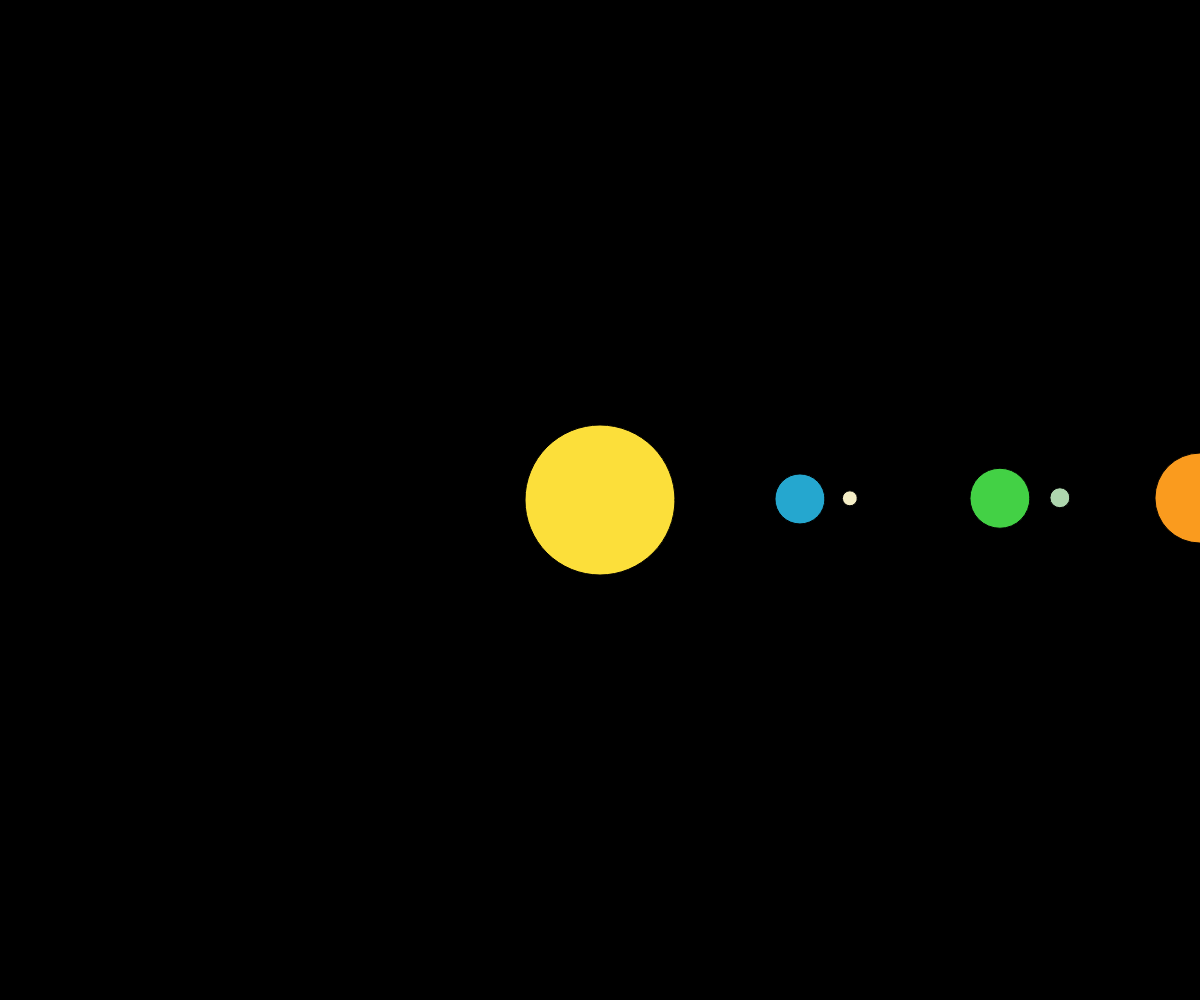
Frame 1 (no input)
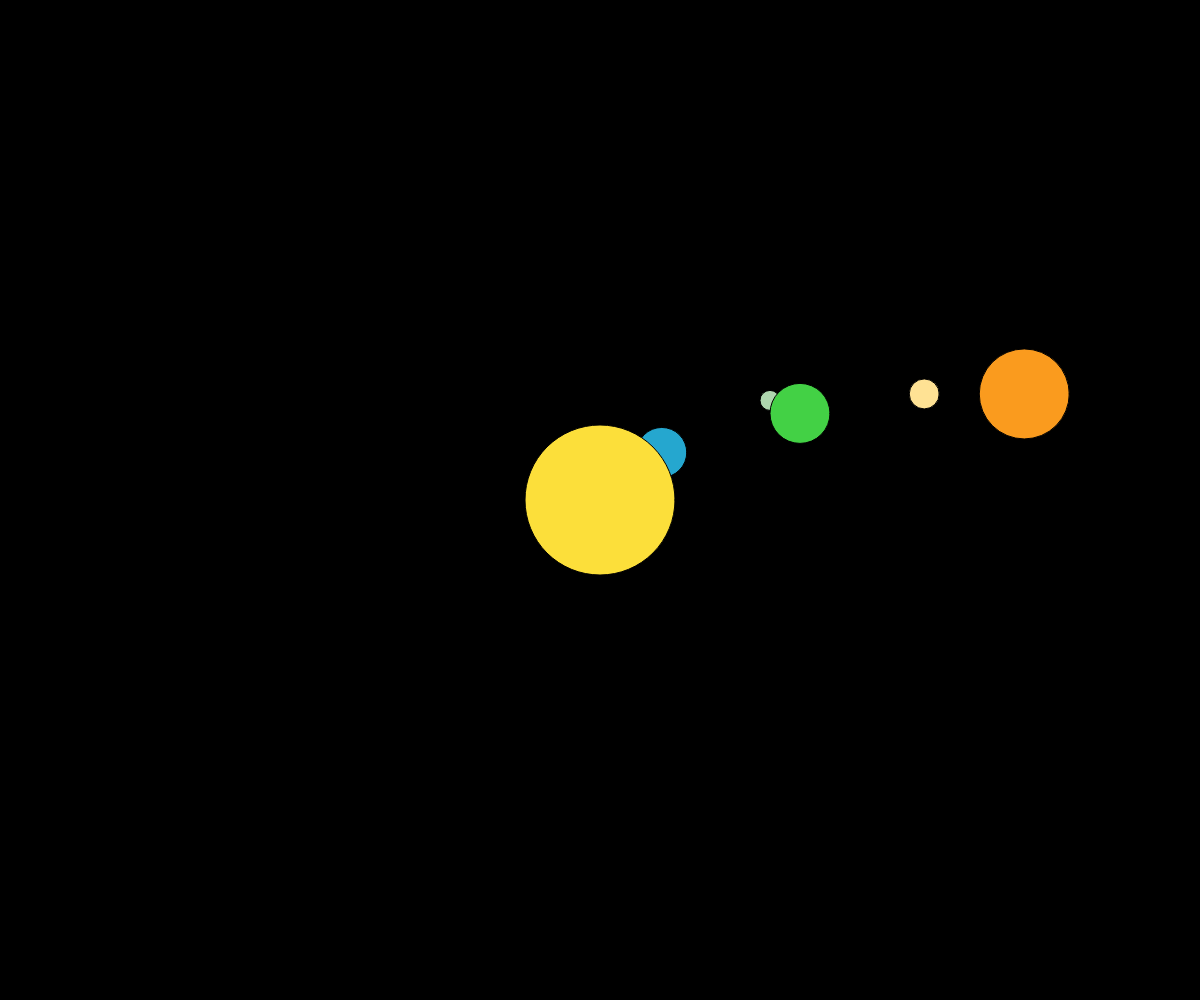
Frame 60 (no input)
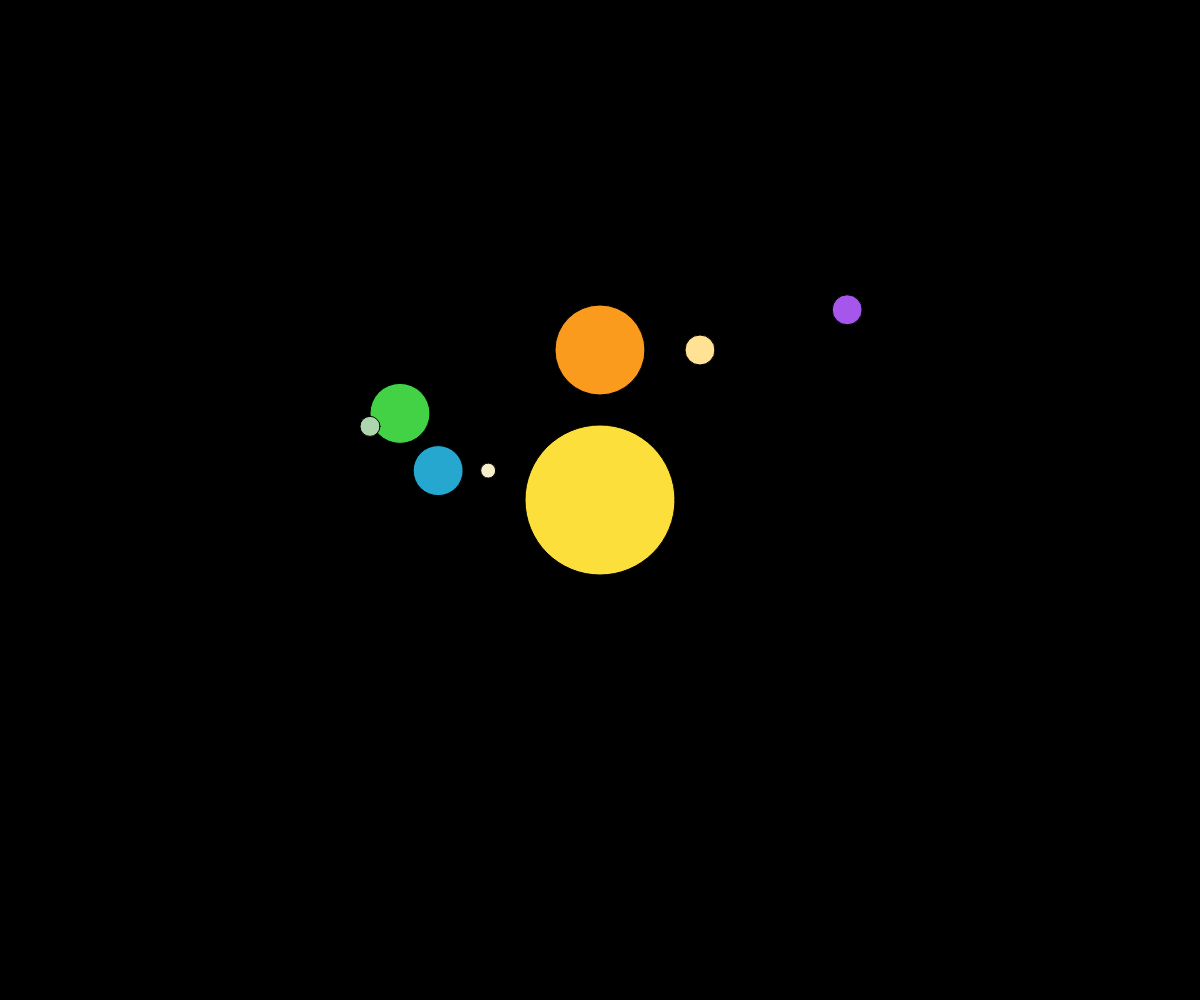
Frame 120 (the mouse pressed at the canvas centre since frame 60)

The p5.js sketch that drew these frames (run headless with seeded random() and noise() and a simulated clock; from frame 60 on, the mouse is pressed at the canvas centre):

// p5.js sketch
// ── sketch.js
let w;
let h;

function setup() {
  // frameRate(1)
  w = windowWidth;
  h = windowHeight;
  createCanvas(windowWidth, windowHeight);
}

function windowResized() {
  w = windowWidth;
  h = windowHeight;
  resizeCanvas(windowWidth, windowHeight);
}

function draw() {
  background(0);
  resetSolarSystem();
  
  // build solarsystem
  buildSolarSystem();
  
  // draw bodies
  solarSystem.forEach(circle => drawBody(circle));
}

// ── build-solar-system.js
let solarSystem;

function resetSolarSystem() {
    solarSystem = [
        {
            color: '#fcdf3a',
            size: 150,
            x: w/2,
            y: h/2,
        }
    ];
}

function createPlanetWithMoon(planetMeta) {
    const planet = createBody(planetMeta.planet);
    if (planetMeta.moon) {
        const moon = createBody(planetMeta.moon, planet.x, planet.y);
        const moonRevTime = planetMeta.moon.revTime

        return millis() % moonRevTime >= moonRevTime / 2 ? [planet, moon] : [moon, planet];
    }

    return [planet];
}

function createBody(meta,  x0 = w/2 , y0 = h/2) {
    const { color, size, revRadius, revTime } = meta;
    return {
        color, 
        size,
        x: x0 + revRadius * Math.cos(2 * PI * millis() / revTime),
        y: y0 - revRadius / 4 * Math.sin(2 * PI * millis() / revTime),
    }
}

function buildSolarSystem() {
    planetList.forEach(planetMeta => {
        planetMoonPair = createPlanetWithMoon(planetMeta);
        const planetRevTime = planetMeta.planet.revTime

        solarSystem = millis() % planetRevTime >= planetRevTime / 2 ?
        solarSystem.concat(planetMoonPair) :
        planetMoonPair.concat(solarSystem);
    });
}

function drawBody({ color, size, x, y }) {
    fill(color);
    ellipse(x, y, size, size);
}
// ── planets.js
const planetblue = {
  planet: {
    color: '#25a7cf',
    size: 50,
    revRadius: 200,
    revTime: 5000,
  },
  moon: {
    color: '#f5eec6',
    size: 15,
    revRadius: 50,
    revTime: 2000,
  },
}
const planetGreen = {
  planet: {
    color: '#43d145',
    size: 60,
    revRadius: 400,
    revTime: 6000,
  },
  moon: {
    color: '#aed6ae',
    size: 20,
    revRadius: 60,
    revTime: 3000,
  },
}
const planetOrange = {
  planet: {
    color: '#fa9b1e',
    size: 90,
    revRadius: 600,
    revTime: 8000,
  },
  moon: {
    color: '#ffe294',
    size: 30,
    revRadius: 100,
    revTime: 2000,
  },
}
const planetPurple = {
  planet: {
    color: '#a657eb',
    size: 30,
    revRadius: 800,
    revTime: 10000,
  },
  // moon: {
  //   color: '#f5eec6',
  //   size: 60,
  //   revRadius: 120,
  //   revTime: 3000,
  // },
}
  
const planetList = [
  planetblue,
  planetGreen,
  planetOrange,
  planetPurple,
];
  
